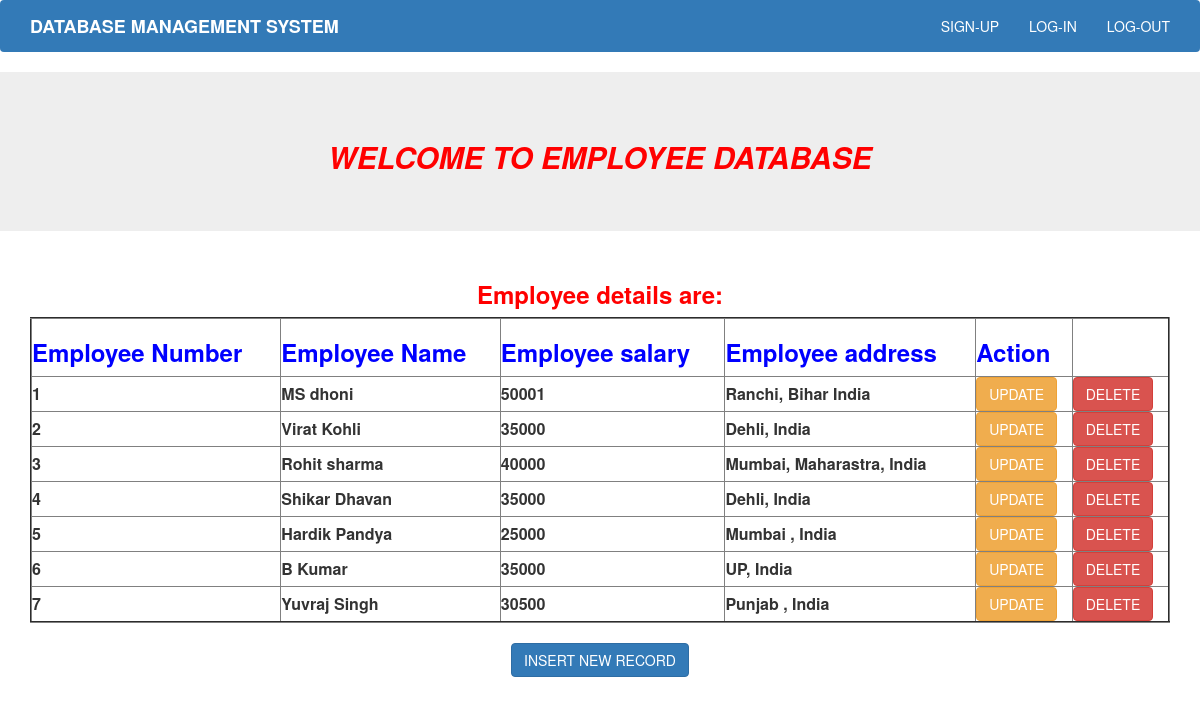
The page / on the database its author committed.
### myApp/models.py (models this page shows)
class Employee(models.Model):
    eno=models.IntegerField()
    ename=models.CharField(max_length=50)
    esal=models.IntegerField()
    eaddr=models.CharField(max_length=50)

### myApp/views.py (the view)
# urls.py: path('',views.home_view),
def home_view(request):
    e=Employee.objects.all()
    d={"Emp":e}
    return render(request,'myApp/home.html',d)

### templates/myApp/home.html (shortened to what this page needs)
{%extends 'myApp/parent.html'%}
    {% block for_child %}
    <div class="jumbotron">
      <div class="container" >
      <h2 style="color:red"><b><center><I>WELCOME TO EMPLOYEE DATABASE</I></center></b></h2>
      </div>
    </div>
    <div class="container" align="center">
    <h3 style="color:red;"><b>Employee details are:</b> </h3>
    <table border="2" style="width:100%">
      <tr style="color:blue;">
        <th><h3><b>Employee Number</b></h3></th>
        <th><h3><b>Employee Name</b></h3></th>
        <th><h3><b>Employee salary</b></h3></th>
        <th><h3><b>Employee address</b></h3></th>
        <th><h3><b>Action</b></h3></th>
      </tr>
      {% for x in Emp %}
      <tr>
        <td><b>{{x.eno}}</b></td>
        <td><b>{{x.ename}}</b></td>
        <td><b>{{x.esal}}</b></b></td>
        <td><b>{{x.eaddr}}</b></td>
        <td> <a href="/update/{{x.id}}" class="btn  btn-warning">UPDATE</a></td>
        <td> <a href="/delete/{{x.id}}" class="btn  btn-danger">DELETE</a>
        </td>
      </tr>
      {% endfor %}
    </table> <br>
    <a href='/insert' class="btn  btn-primary"> INSERT NEW RECORD </a>
   </div>
    {% endblock %}

### templates/myApp/parent.html (shortened to what this page needs)
<html lang="en" dir="ltr">
  <head>
    <link rel="stylesheet" href="https://maxcdn.bootstrapcdn.com/bootstrap/3.3.7/css/bootstrap.min.css">
  </head>
  <body>
    <nav class="navbar navbar-dark bg-primary">
        <div class="container" align="center">
            <div class="navbar-header">
              <a class="navbar-brand" href="/" style='color:white;'><b>DATABASE MANAGEMENT SYSTEM </b></a>
            </div>
            <ul class="nav navbar-nav navbar-right">
                <li><a href="/signup" style='color:white;'>SIGN-UP</a></li>
                <li><a href="/accounts/login/" style='color:white;'>LOG-IN</a></li>
                <li><a href="/accounts/logout/" style='color:white;'>LOG-OUT</a></li>
            </ul>
        </div>
    </nav>
    {%block for_child%}
    {% endblock %}
  </body>
</html>

### rows shown on the page
Employee: eno "1", ename "MS dhoni", esal "50001", eaddr "Ranchi, Bihar India"
Employee: eno "2", ename "Virat Kohli", esal "35000", eaddr "Dehli, India"
Employee: eno "3", ename "Rohit sharma", esal "40000", eaddr "Mumbai, Maharastra, India"
Employee: eno "4", ename "Shikar Dhavan", esal "35000", eaddr "Dehli, India"
Employee: eno "5", ename "Hardik Pandya", esal "25000", eaddr "Mumbai , India"
Employee: eno "6", ename "B Kumar", esal "35000", eaddr "UP, India"
Employee: eno "7", ename "Yuvraj Singh", esal "30500", eaddr "Punjab , India"
